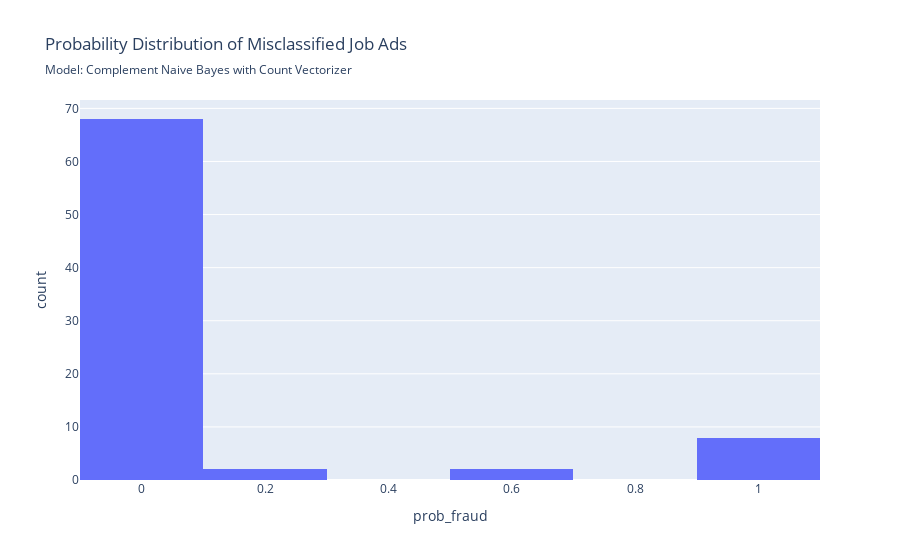

The notebook cell this image was saved under:
### Code cell
scores_comp_bayes_cv, res_comp_bayes_cv = evaluate_model(
    grid_comp_bayes_cv, X_test, y_test, 
    fig_subtitle= 'Complement Naive Bayes with Count Vectorizer', 
    short_name='comp_bayes_cv_best', 
    save_figs=True,
    return_misclassified = False,
    return_all_results = True
)

### Figure 1 — Plotly figure (JSON) as saved in the notebook; plotly's stock layout.template omitted (floating-point values rounded to 4 significant figures)
{"data": [{"bingroup": "x", "hovertemplate": "prob_fraud=%{x}<br>count=%{y}<extra></extra>", "legendgroup": "", "marker": {"color": "#636efa", "pattern": {"shape": ""}}, "name": "", "orientation": "v", "showlegend": false, "type": "histogram", "x": [1.0, 5.03e-18, 4.809e-113, 1.478e-41, 4.859e-82, 1.205e-13, 7.62e-79, 2.846e-45, 8.504e-45, 6.666e-21, 1.482e-63, 1.269e-145, 6.621e-35, 8.234e-20, 0.2216, 4.968e-26, 1.095e-26, 0.02168, 2.103e-09, 7.221e-39, 4.235e-34, 1.0, 4.135e-32, 9.516e-62, 3.634e-42, 1.941e-28, 3.397e-19, 4.53e-05, 6.767e-28, 5.426e-33, 0.5393, 2.828e-21, 4.009e-56, 1.42e-21, 2.476e-05, 1.834e-30, 1.0, 3.381e-14, 0.9986, 1.375e-25, 1.999e-28, 5.336e-23, 7.014e-55, 4.324e-09, 6.072e-08, 1.74e-68, 0.06119, 8.135e-66, 1.163e-18, 3.039e-33, 2.112e-95, 2.797e-09, 0.0, 2.515e-109, 1.82e-13, 1.695e-53, 8.246e-228, 1.0, 2.577e-283, 4.327e-53, 0.2973, 1.0, 1.639e-93, 3.213e-23, 0.5393, 0.0128, 1.09e-142, 0.9995, 1.845e-57, 3.927e-28, 5.123e-06, 9.598e-09, 5.237e-53, 0.0005424, 1.469e-14, 1.346e-89, 7.429e-14, 2.374e-32, 2.332e-53, 0.9987], "xaxis": "x", "yaxis": "y"}], "layout": {"barmode": "relative", "legend": {"tracegroupgap": 0}, "title": {"subtitle": {"text": "Model: Complement Naive Bayes with Count Vectorizer"}, "text": "Probability Distribution of Misclassified Job Ads"}, "xaxis": {"anchor": "y", "domain": [0, 1], "title": {"text": "prob_fraud"}}, "yaxis": {"anchor": "x", "domain": [0, 1], "title": {"text": "count"}}}}
